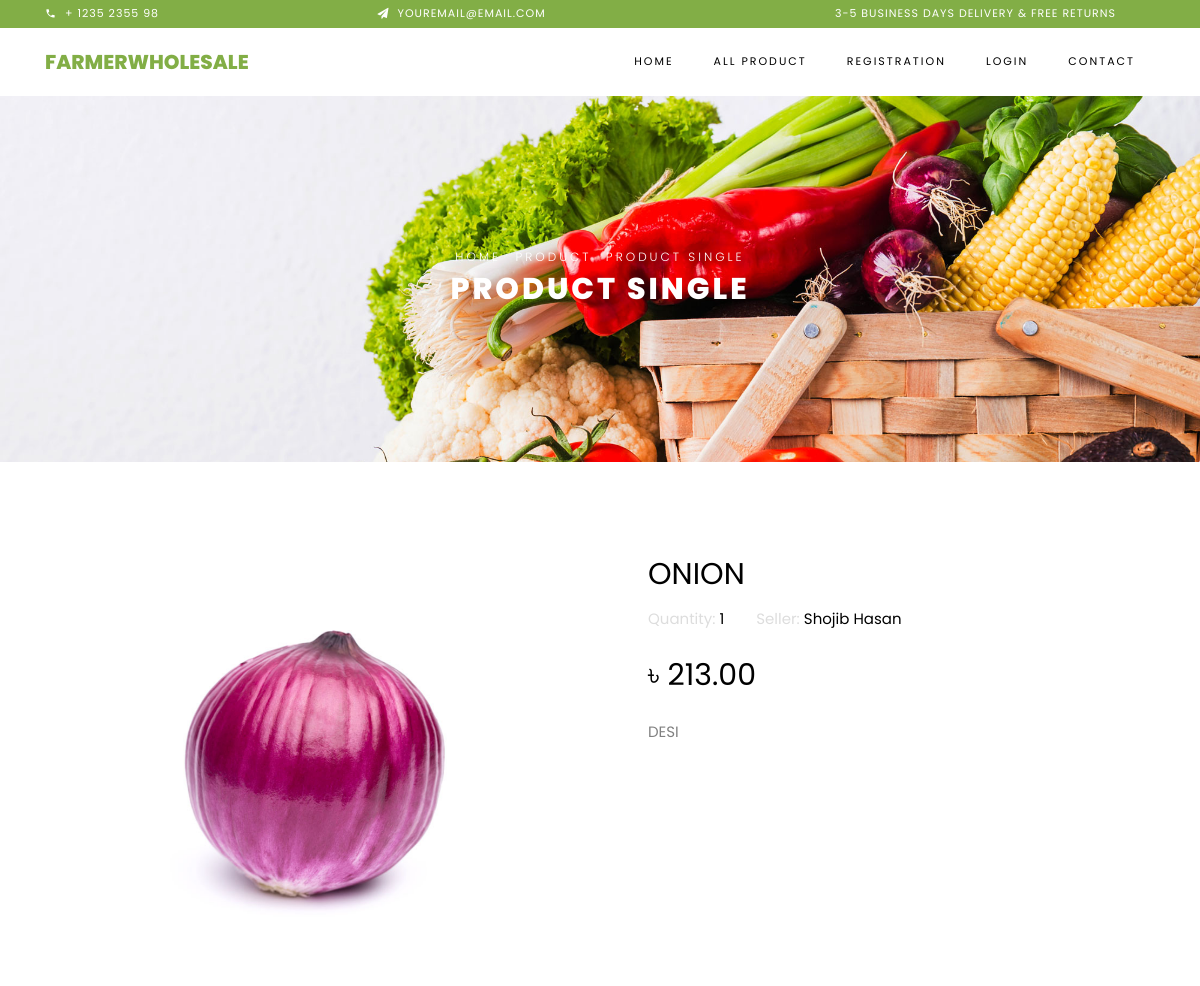
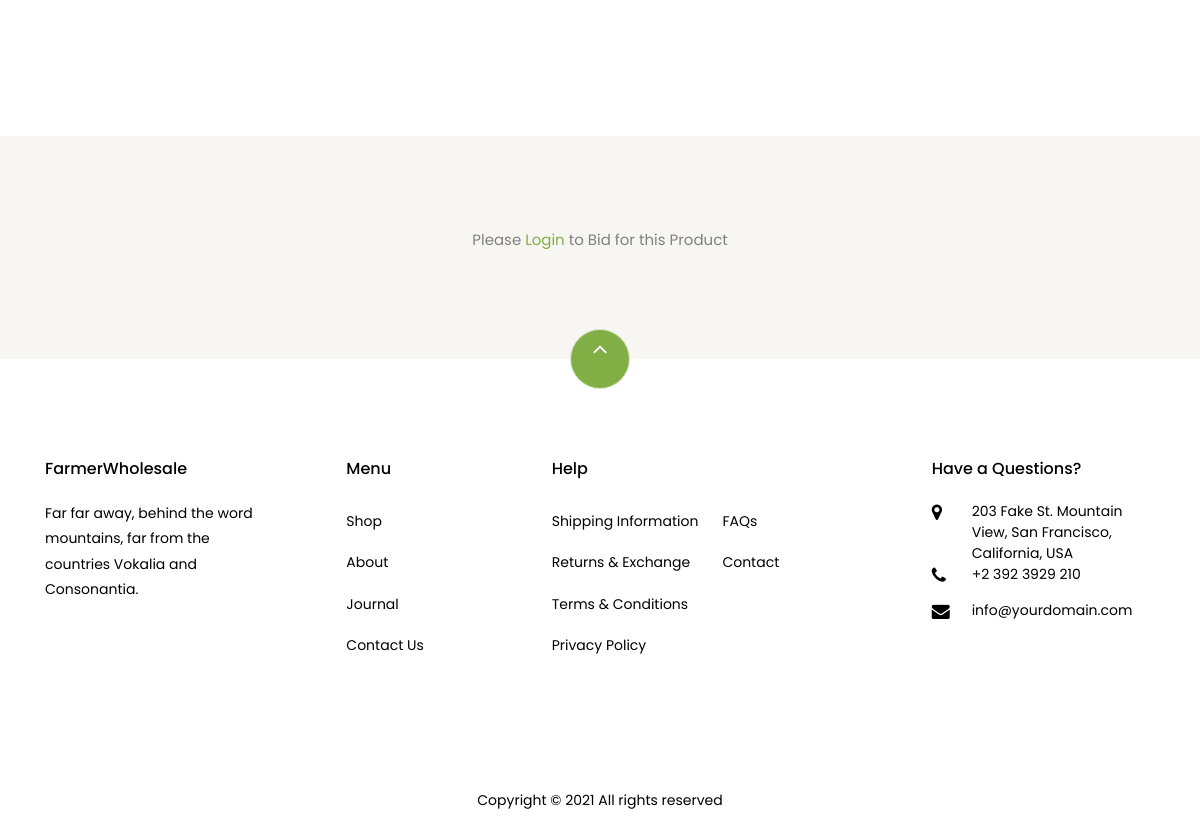
Screenshot of /product_details/2/ with the database file from the repository (2 pictures, top to bottom).
### home/models.py (models this page shows, shortened)
class Product(models.Model):
    category_choice=(
        ('Fruits','Fruits'),
        ('Vagetable','Vagetable'),
        ('Oil','Oil'),
        ('Rice','Rice'),
        ('Others','Others'),
    )
    category = models.CharField(max_length=60,choices=category_choice,null=True,blank=True)
    user = models.ForeignKey(User, on_delete=models.CASCADE, null=True, blank=True)
    name = models.CharField(max_length=100)
    price = models.DecimalField(max_digits=8, decimal_places=2)
    image = models.ImageField(upload_to='products')
    description = models.TextField()
    quantity = models.CharField(max_length=100,blank=True,null=True)
    date_added = models.DateField(auto_now_add=True)
    is_approved = models.BooleanField(default=False)

### accounts/models.py (models this page shows)
class User(AbstractUser):
    username = None
    last_name = None
    email = models.EmailField(_('email address'), unique=True)
    phone = models.CharField(max_length=35)
    first_name=models.CharField(max_length=35)
    image = models.ImageField(upload_to='seller_profile_image', blank=True, null=True)
    address = models.CharField(max_length=255,blank=True, null=True)
    USERNAME_FIELD = 'email'
    REQUIRED_FIELDS = []
    objects = UserManager()

### home/views.py (the view)
# urls.py: path('product_details/<int:id>/', views.product_details, name='product_details'),
def product_details(request, id):
    product = Product.objects.get(id=id)
    context = {
        'product': product,
    }
    return render(request, 'product/product_details.html',context)

### templates/product/product_details.html (shortened to what this page needs)
{% extends 'base.html' %}
{% load static %}
{% block content %}
<div class="hero-wrap hero-bread" style="background-image: url('{% static 'images/bg_1.jpg' %}');">
    <div class="container">
      <div class="row no-gutters slider-text align-items-center justify-content-center">
        <div class="col-md-9 ftco-animate text-center">
            <p class="breadcrumbs"><span class="mr-2"><a href="/">Home</a></span> <span class="mr-2"><a href="{% url 'all_products' %}">Product</a></span> <span>Product Single</span></p>
          <h1 class="mb-0 bread">Product Single</h1>
        </div>
      </div>
    </div>
  </div>
  <section class="ftco-section">
      <div class="container">
          <div class="row">
              <div class="col-lg-6 mb-5 ftco-animate">
                  <a href="{{product.image.url}}" class="image-popup"><img src="{{product.image.url}}" class="img-fluid" alt="Colorlib Template"></a>
              </div>
              <div class="col-lg-6 product-details pl-md-5 ftco-animate">
                  <h3>{{product.name}}</h3>
                  <div class="rating d-flex">
                        <p class="text-left mr-4">
                            <a href="#" class="mr-2" style="color: rgb(221, 221, 221);">Quantity: <span style="color: rgb(0, 0, 0);">{{product.quantity}}</span></a>
                        </p>
                        <p class="text-left mr-4">
                            <a href="#" class="mr-2" style="color: rgb(221, 221, 221);">Seller:
                                <span style="color: rgb(0, 0, 0);">{{product.user.first_name}}</span>
                            </a>
                        </p>
                      </div>
                  <p class="price"><span>৳ {{product.price}}</span></p>
                  <p>{{product.description}}
                      </p>
                      <div class="row mt-4">
                          <div class="col-md-6">
                </div>
            </div>
              </div>
          </div>
      </div>
  </section>
  <section class="ftco-section contact-section bg-light">
    <div class="container">
      {% if user.is_authenticated %}
      <div class="row block-9">
        <div class="col-md-6 order-md-last d-flex">
          <form action="{% url 'product_bid' %}" method="POST" class="bg-white p-5 contact-form">
              {% csrf_token %}
              <input type="text" value="{{product}}" name="product" hidden>
              <input type="text" value="{{product.user}}" name="seller" hidden>
            <div class="form-group">
              <input type="text" name="mobile" class="form-control" placeholder="Mobile Number" required>
            </div>
            <div class="form-group">
              <input type="number" name="bid_price" class="form-control" min="{{product.price}}" placeholder="Bid Price" required>
            </div>
            <div class="form-group">
                <input type="text" name="quantity" class="form-control" placeholder="Quantity" required>
            </div>
            <div class="form-group">
              <textarea name="message" id="" cols="30" rows="7" class="form-control" placeholder="Message"></textarea>
            </div>
            <div class="form-group">
              <center><input type="submit" value="Send Bid" class="btn btn-primary py-3 px-5"></center>
            </div>
          </form>
        </div>
        <div class="col-md-3 d-flex">
            <div id="#" class="bg-white"></div>
        </div>
      </div>
      {% else %}
      <center><p>Please <a href="{% url 'login' %}">Login</a> to Bid for this Product </p></center>
      {% endif %}
    </div>
  </section>
{% endblock content %}

### rows the page displays
Product: image (picture), name "ONION", quantity "1", user.first_name "Shojib Hasan", price "213.00", description "DESI"
